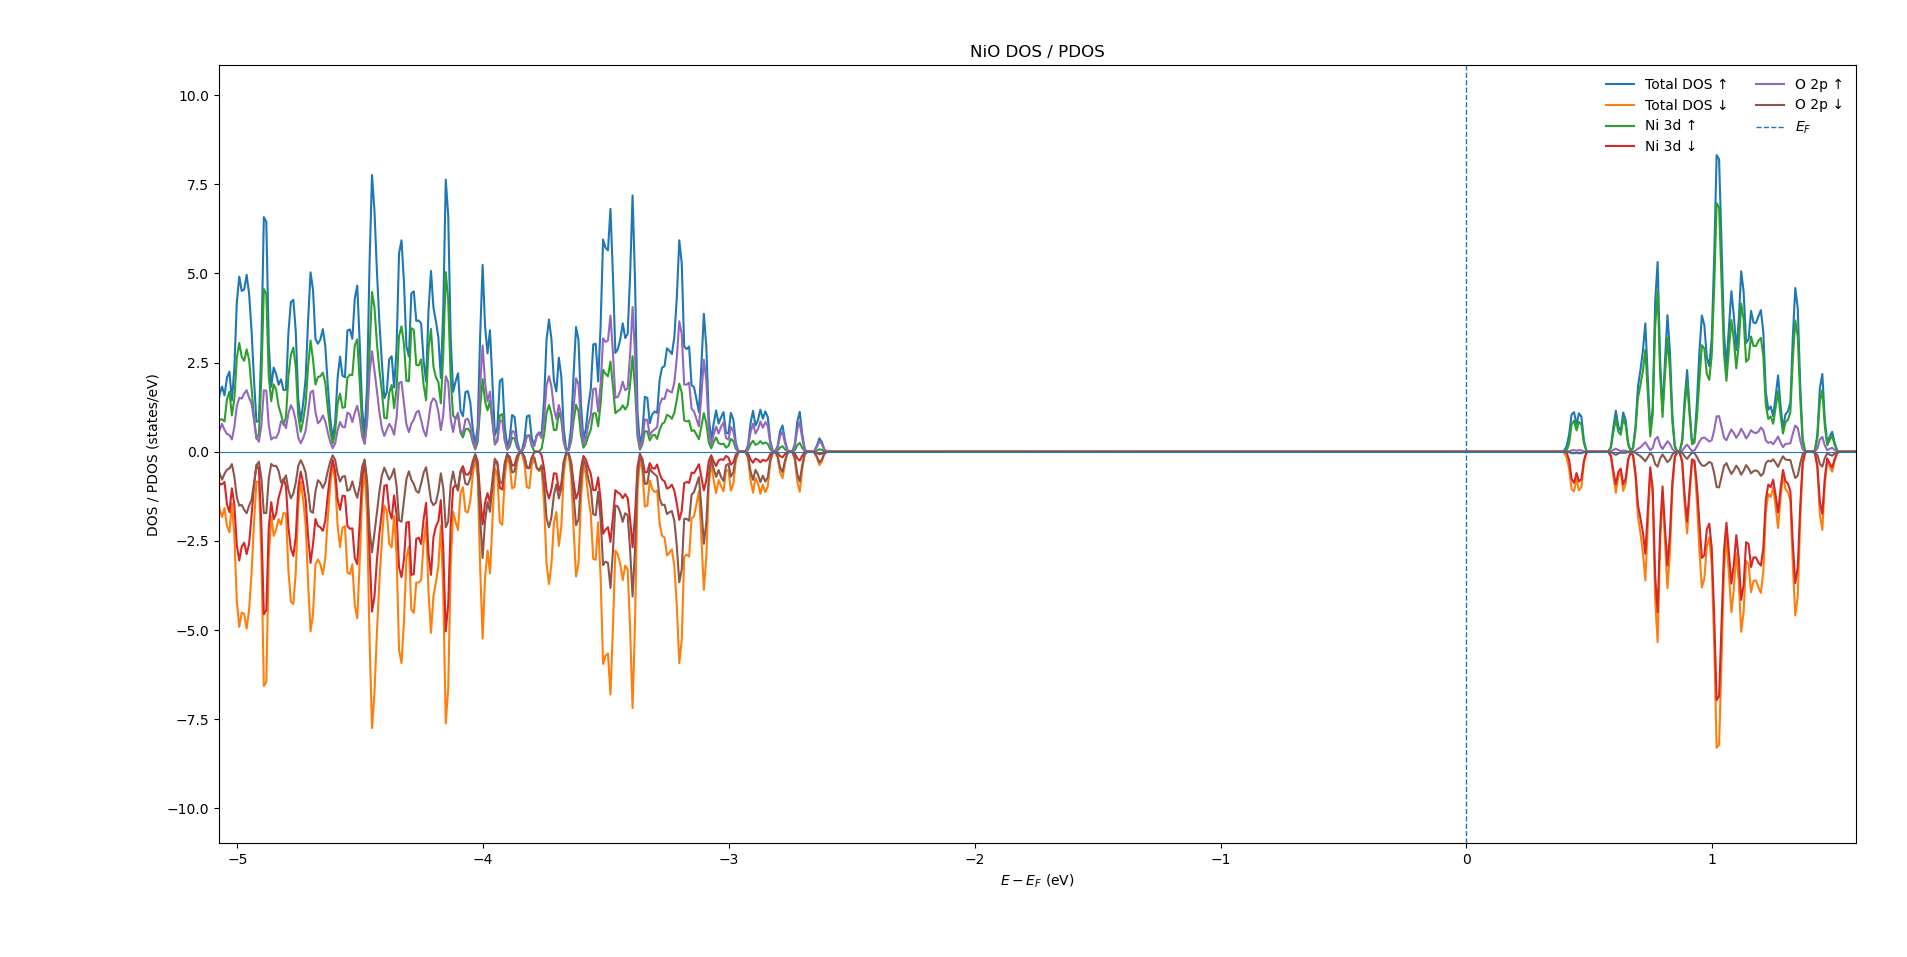

Generate this figure with Python:
#!/usr/bin/env python3
"""
QE DOS/PDOS + band plotter, with energies referenced to EF = 0 eV.

Expected files in the current directory (defaults):
  bulk_pdos.pdos_tot
  bulk_pdos.pdos_atm#...(Ni...)_wfc#...(d)
  bulk_pdos.pdos_atm#...(O...)_wfc#...(p)
  nio_band.out
  nio_n.out / nio.out  (used only to detect EF if available)

Outputs:
  dos_pdos_fermi.png
  band_fermi.png

Examples:
  python3 plot_qe_dos_band.py
  python3 plot_qe_dos_band.py --fermi 18.7498
  python3 plot_qe_dos_band.py --emin -8 --emax 8
"""

from pathlib import Path
import argparse
import re
import sys
import numpy as np
import matplotlib.pyplot as plt


def read_numeric_table(path):
    """Load a whitespace-separated QE data file, ignoring # comments."""
    rows = []
    with open(path, "r", errors="ignore") as f:
        for line in f:
            s = line.strip()
            if not s or s.startswith("#"):
                continue
            vals = []
            ok = True
            for x in s.split():
                try:
                    vals.append(float(x))
                except ValueError:
                    ok = False
                    break
            if ok and vals:
                rows.append(vals)
    if not rows:
        raise RuntimeError(f"No numeric data found in {path}")
    ncol = min(len(r) for r in rows)
    return np.array([r[:ncol] for r in rows], dtype=float)


def detect_fermi(files):
    """
    Try, in order:
      1. 'the Fermi energy is ... ev'
      2. midgap from 'highest occupied, lowest unoccupied level'
      3. highest occupied level as fallback reference
    Returns (energy, description).
    """
    fermi_re = re.compile(
        r"(?:the\s+)?Fermi\s+energy\s+is\s+([-+0-9.Ee]+)\s*ev",
        re.I,
    )
    gap_re = re.compile(
        r"highest\s+occupied.*?lowest\s+unoccupied.*?\(ev\)\s*:\s*"
        r"([-+0-9.Ee]+)\s+([-+0-9.Ee]+)",
        re.I,
    )
    ho_re = re.compile(
        r"highest\s+occupied\s+level.*?\(ev\)\s*:\s*([-+0-9.Ee]+)",
        re.I,
    )

    texts = []
    for p in files:
        p = Path(p)
        if p.exists():
            try:
                texts.append((p, p.read_text(errors="ignore")))
            except Exception:
                pass

    for p, txt in texts:
        vals = fermi_re.findall(txt)
        if vals:
            return float(vals[-1]), f"Fermi energy from {p.name}"

    for p, txt in texts:
        vals = gap_re.findall(txt)
        if vals:
            vbm, cbm = map(float, vals[-1])
            return 0.5 * (vbm + cbm), (
                f"mid-gap reference from VBM/CBM in {p.name} "
                f"(VBM={vbm:.6f}, CBM={cbm:.6f} eV)"
            )

    for p, txt in texts:
        vals = ho_re.findall(txt)
        if vals:
            vbm = float(vals[-1])
            return vbm, (
                f"VBM used as zero-reference from {p.name}; "
                "no explicit Fermi energy was found"
            )

    return None, None



def detect_gap_from_output(path):
    """
    Try to read an explicit QE VBM/CBM pair from output:
      highest occupied, lowest unoccupied level (ev): ...
    Returns (vbm, cbm, gap, source) or None.
    """
    path = Path(path)
    if not path.exists():
        return None

    txt = path.read_text(errors="ignore")
    gap_re = re.compile(
        r"highest\s+occupied.*?lowest\s+unoccupied.*?\(ev\)\s*:\s*"
        r"([-+0-9.Ee]+)\s+([-+0-9.Ee]+)",
        re.I,
    )
    vals = gap_re.findall(txt)
    if not vals:
        return None

    vbm, cbm = map(float, vals[-1])
    return vbm, cbm, max(0.0, cbm - vbm), f"explicit VBM/CBM from {path.name}"


def calculate_gap_from_eigenvalues(eigs, ef, tol=1e-6):
    """
    Determine VBM/CBM from all eigenvalues relative to an energy reference EF.
    For an insulator with EF inside the gap:
        VBM = highest E <= EF
        CBM = lowest  E >  EF

    Returns (vbm_abs, cbm_abs, gap, is_metallic).
    """
    flat = np.asarray(eigs, dtype=float).ravel()
    below = flat[flat <= ef + tol]
    above = flat[flat > ef + tol]

    if below.size == 0 or above.size == 0:
        return None

    vbm = float(np.max(below))
    cbm = float(np.min(above))
    gap = cbm - vbm

    # If states effectively touch the reference, treat as metallic/zero-gap.
    metallic = gap <= 1e-4
    if metallic:
        gap = 0.0

    return vbm, cbm, gap, metallic


def interp_to(x_src, y_src, x_target):
    if len(x_src) == len(x_target) and np.allclose(x_src, x_target, atol=1e-8):
        return y_src
    return np.interp(x_target, x_src, y_src, left=0.0, right=0.0)


def orbital_ldos(files, target_energy):
    """
    QE spin-polarized atomic PDOS files normally have:
      E  LDOS_up  LDOS_down  [resolved m components...]
    We use LDOS_up/down (columns 2/3) so all m components of that orbital
    are included exactly once.
    """
    up = np.zeros_like(target_energy)
    dn = np.zeros_like(target_energy)
    used = []
    for p in files:
        arr = read_numeric_table(p)
        if arr.shape[1] < 3:
            print(f"Warning: skipping {p}, expected >=3 columns", file=sys.stderr)
            continue
        e = arr[:, 0]
        up += interp_to(e, arr[:, 1], target_energy)
        dn += interp_to(e, arr[:, 2], target_energy)
        used.append(p.name)
    return up, dn, used


def plot_dos(prefix, ef, emin, emax, outname):
    total_file = Path(f"{prefix}.pdos_tot")
    if not total_file.exists():
        raise FileNotFoundError(f"Missing {total_file}")

    total = read_numeric_table(total_file)
    if total.shape[1] < 3:
        raise RuntimeError(
            f"{total_file} has {total.shape[1]} columns; "
            "spin-resolved DOS requires at least E, DOS_up, DOS_down."
        )

    energy_abs = total[:, 0]
    energy = energy_abs - ef
    dos_up = total[:, 1]
    dos_dn = total[:, 2]

    pdos_files = list(Path(".").glob(f"{prefix}.pdos_atm#*"))

    ni_d_files = sorted(
        p for p in pdos_files
        if re.search(r"\(Ni[^)]*\).*_wfc#.*\(d\)", p.name, re.I)
    )
    o_p_files = sorted(
        p for p in pdos_files
        if re.search(r"\(O[^)]*\).*_wfc#.*\(p\)", p.name, re.I)
    )

    ni_d_up, ni_d_dn, ni_used = orbital_ldos(ni_d_files, energy_abs)
    o_p_up, o_p_dn, o_used = orbital_ldos(o_p_files, energy_abs)

    fig, ax = plt.subplots(figsize=(7.2, 5.2))

    ax.plot(energy, dos_up, label="Total DOS ↑")
    ax.plot(energy, -dos_dn, label="Total DOS ↓")

    if ni_used:
        ax.plot(energy, ni_d_up, label="Ni 3d ↑")
        ax.plot(energy, -ni_d_dn, label="Ni 3d ↓")

    if o_used:
        ax.plot(energy, o_p_up, label="O 2p ↑")
        ax.plot(energy, -o_p_dn, label="O 2p ↓")

    ax.axvline(0.0, linestyle="--", linewidth=1.0, label=r"$E_F$")
    ax.axhline(0.0, linewidth=0.8)

    ax.set_xlim(emin, emax)
    ax.set_xlabel(r"$E-E_F$ (eV)")
    ax.set_ylabel("DOS / PDOS (states/eV)")
    ax.set_title("NiO DOS / PDOS")
    ax.legend(frameon=False, ncol=2)
    fig.tight_layout()
    fig.savefig(outname, dpi=300, bbox_inches="tight")
    plt.show()

    print(f"Saved {outname}")
    print(f"  Ni-d files summed: {len(ni_used)}")
    print(f"  O-p files summed:  {len(o_used)}")


def parse_pw_bands(path):
    """
    Parse eigenvalues from a QE pw.x bands output.
    Returns kpoints (Nk,3), eigs (Nk,Nb).
    """
    text = Path(path).read_text(errors="ignore").splitlines()

    nbnd = None
    nbnd_re = re.compile(r"number of Kohn-Sham states\s*=\s*(\d+)", re.I)
    for line in text:
        m = nbnd_re.search(line)
        if m:
            nbnd = int(m.group(1))
            break

    k_re = re.compile(
        r"k\s*=\s*([-+0-9.Ee]+)\s+([-+0-9.Ee]+)\s+([-+0-9.Ee]+)"
    )

    kpts = []
    bands = []
    i = 0
    while i < len(text):
        line = text[i]
        if "bands (ev)" in line.lower():
            m = k_re.search(line)
            if not m:
                # sometimes k= line precedes the "bands (ev)" line
                for back in range(max(0, i-3), i+1):
                    m = k_re.search(text[back])
                    if m:
                        break
            if not m:
                i += 1
                continue

            kpts.append([float(m.group(1)), float(m.group(2)), float(m.group(3))])

            vals = []
            j = i + 1
            while j < len(text):
                s = text[j].strip()

                if "occupation numbers" in s.lower():
                    break
                if "bands (ev)" in s.lower() or re.search(r"\bk\s*=", s):
                    break

                nums = []
                for tok in s.split():
                    try:
                        nums.append(float(tok))
                    except ValueError:
                        nums = []
                        break

                if nums:
                    vals.extend(nums)
                    if nbnd is not None and len(vals) >= nbnd:
                        vals = vals[:nbnd]
                        break
                elif vals and s == "":
                    break

                j += 1

            if vals:
                bands.append(vals)
            else:
                kpts.pop()

            i = j
        else:
            i += 1

    if not bands:
        raise RuntimeError(
            f"No 'bands (ev)' blocks found in {path}. "
            "This script expects the output of pw.x with calculation='bands' "
            "or an SCF/NSCF output that prints band eigenvalues."
        )

    nmin = min(len(b) for b in bands)
    eigs = np.array([b[:nmin] for b in bands], dtype=float)
    kpts = np.array(kpts[:len(eigs)], dtype=float)

    return kpts, eigs


def kpath_distance(kpts):
    """
    Cumulative distance in the coordinates printed by pw.x.
    This is adequate for plotting sequence/path shape.
    For publication-quality reciprocal-space distances, use the reciprocal
    lattice metric or bands.x output.
    """
    if len(kpts) == 1:
        return np.array([0.0])
    dk = np.linalg.norm(np.diff(kpts, axis=0), axis=1)
    return np.concatenate(([0.0], np.cumsum(dk)))


def plot_bands(band_out, ef, emin, emax, outname):
    kpts, eigs = parse_pw_bands(band_out)
    x = kpath_distance(kpts)
    shifted = eigs - ef

    # Prefer explicit VBM/CBM printed by QE.
    explicit = detect_gap_from_output(band_out)
    if explicit is not None:
        vbm, cbm, gap, gap_source = explicit
        metallic = gap <= 1e-4
    else:
        calc = calculate_gap_from_eigenvalues(eigs, ef)
        if calc is None:
            vbm = cbm = gap = None
            metallic = None
            gap_source = "could not determine gap"
        else:
            vbm, cbm, gap, metallic = calc
            gap_source = "computed from band eigenvalues around the energy reference"

    fig, ax = plt.subplots(figsize=(7.2, 5.2))
    for ib in range(shifted.shape[1]):
        ax.plot(x, shifted[:, ib], linewidth=0.9)

    ax.axhline(0.0, linestyle="--", linewidth=1.0)

    if gap is not None:
        vbm_rel = vbm - ef
        cbm_rel = cbm - ef
        ax.axhline(vbm_rel, linestyle=":", linewidth=0.9)
        ax.axhline(cbm_rel, linestyle=":", linewidth=0.9)

        if metallic:
            gap_label = "Metallic / zero gap"
        else:
            gap_label = f"$E_g$ = {gap:.3f} eV"

        ax.text(
            0.02, 0.97, gap_label,
            transform=ax.transAxes,
            va="top", ha="left",
        )

    ax.set_ylim(emin, emax)
    ax.set_xlim(x[0], x[-1] if len(x) > 1 else 1.0)
    ax.set_xlabel("k-path")
    ax.set_ylabel(r"$E-E_F$ (eV)")
    ax.set_title("NiO band structure")
    fig.tight_layout()
    fig.savefig(outname, dpi=300, bbox_inches="tight")
    plt.show()

    print(f"Saved {outname}")
    print(f"  k-points parsed: {len(kpts)}")
    print(f"  bands parsed:    {eigs.shape[1]}")

    if gap is None:
        print("  Band gap: could not be determined automatically")
    else:
        print(f"  VBM = {vbm:.6f} eV  ({vbm-ef:+.6f} eV relative to E_ref)")
        print(f"  CBM = {cbm:.6f} eV  ({cbm-ef:+.6f} eV relative to E_ref)")
        print(f"  Band gap Eg = {gap:.6f} eV")
        print(f"  Gap method: {gap_source}")
        if metallic:
            print("  Classification: metallic / zero-gap within tolerance")
        else:
            print("  Classification: finite-gap system")

    return {
        "vbm_eV": vbm,
        "cbm_eV": cbm,
        "gap_eV": gap,
        "metallic": metallic,
        "source": gap_source,
    }



def main():
    ap = argparse.ArgumentParser()
    ap.add_argument("--prefix", default="bulk_pdos",
                    help="projwfc filpdos prefix (default: bulk_pdos)")
    ap.add_argument("--band-out", default="nio_band.out",
                    help="pw.x band output (default: nio_band.out)")
    ap.add_argument("--fermi", type=float, default=None,
                    help="Fermi energy in eV. If omitted, detect from QE outputs.")
    ap.add_argument("--emin", type=float, default=-8.0)
    ap.add_argument("--emax", type=float, default=8.0)
    ap.add_argument("--dos-out", default="dos_pdos_fermi.png")
    ap.add_argument("--band-fig", default="band_fermi.png")
    args = ap.parse_args()

    ef = args.fermi
    source = "command line"
    if ef is None:
        ef, source = detect_fermi([
            args.band_out,
            "nio_n.out",
            "nio.out",
            "nio_band.out",
        ])

    if ef is None:
        raise RuntimeError(
            "Could not determine EF automatically. "
            "Run again with e.g. --fermi 18.7498"
        )

    print(f"Energy reference = {ef:.8f} eV ({source})")
    print("All plotted energies are shifted as E - E_ref, so E_ref = 0 eV.")

    plot_dos(args.prefix, ef, args.emin, args.emax, args.dos_out)

    if Path(args.band_out).exists():
        gap_info = plot_bands(args.band_out, ef, args.emin, args.emax, args.band_fig)

        summary = Path("band_gap_summary.txt")
        with summary.open("w") as f:
            f.write(f"Energy reference (eV): {ef:.8f}\n")
            f.write(f"Reference source: {source}\n")
            if gap_info["gap_eV"] is None:
                f.write("Band gap: could not be determined automatically\n")
            else:
                f.write(f"VBM (eV): {gap_info['vbm_eV']:.8f}\n")
                f.write(f"CBM (eV): {gap_info['cbm_eV']:.8f}\n")
                f.write(f"Band gap Eg (eV): {gap_info['gap_eV']:.8f}\n")
                f.write(f"Method: {gap_info['source']}\n")
                f.write(f"Metallic/zero-gap: {gap_info['metallic']}\n")
        print(f"Saved {summary}")
    else:
        print(f"Warning: {args.band_out} not found; DOS plot only.", file=sys.stderr)


if __name__ == "__main__":
    main()
